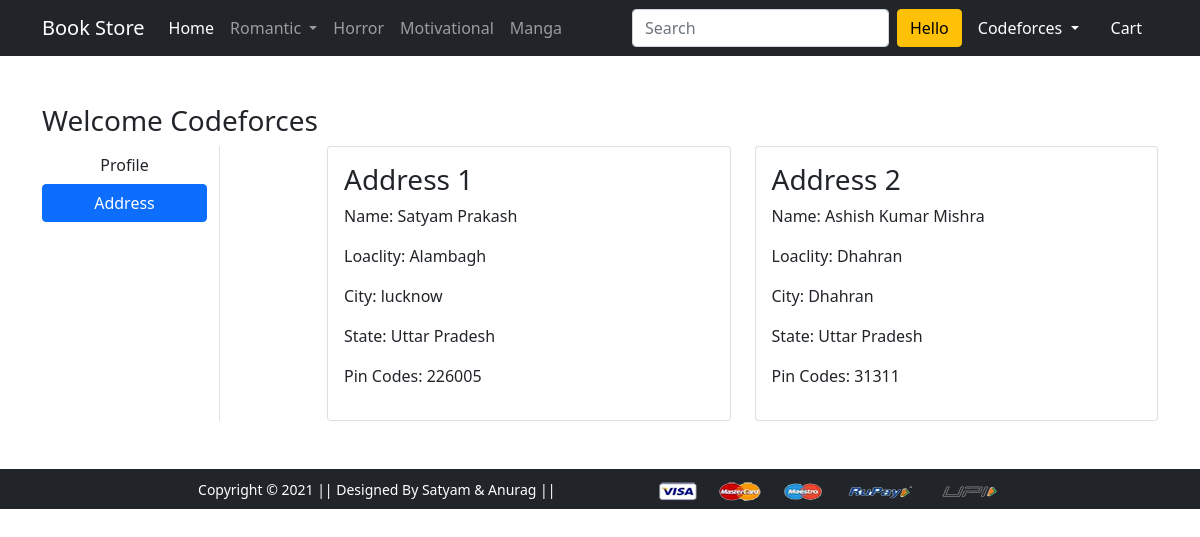
The page /address/ (signed in) on the database its author committed.
### app/models.py (models this page shows, shortened)
class Customer (models.Model):
    user = models.ForeignKey(User, on_delete=models.CASCADE)
    name = models.CharField(max_length = 200)
    locality = models.CharField(max_length = 200)
    city = models.CharField(max_length = 50)
    zipcode = models.IntegerField()
    state = models.CharField(choices = STATE_CHOICES,max_length = 50)

### app/views.py (the view)
# urls.py: path('address/', views.address, name='address'),
@login_required(login_url='/login/')
def address(request):
 add=Customer.objects.filter(user=request.user)
 return render(request, 'app/address.html',{'add':add,'active':'btn-primary'})

### app/templates/app/address.html (shortened to what this page needs)
{% extends 'app/base.html' %}
{% load static %}
{% block main-content %}
<div class="container my-5">
 <div class="row">
 <h3>Welcome <span class="text-capitalize">{{request.user}}</span></h3>
  <div class="col-sm-2 border-end">
   <ul class="list-unstyled">
    <li class="d-grid"><a href="{% url 'profile' %}" class="btn">Profile</a></li>
    <li class="d-grid"><a href="{% url 'address' %}" class="btn {{active}}">Address</a></li>
   </ul>
  </div>
  <div class="col-sm-9 offset-sm-1">
   <div class="row">
    {% for ad in add %}
    <div class="col-sm-6">
     <div class="card">
      <div class="card-body">
       <h3>Address {{forloop.counter}}</h3>
       <p>Name: {{ad.name}}</p>
       <p>Loaclity: {{ad.locality}} </p>
       <p>City: {{ad.city}}</p>
       <p>State: {{ad.state}}</p>
       <p>Pin Codes: {{ad.zipcode}}</p>
      </div>
     </div>
    </div>
    {% endfor %}
   </div>
  </div>
 </div>
</div>
{% endblock main-content %}

### app/templates/app/base.html (shortened to what this page needs)
<!doctype html>
{% load static %}
<html lang="en">
  <head>
    <link href="https://cdn.jsdelivr.net/npm/bootstrap@5.0.0-beta1/dist/css/bootstrap.min.css" rel="stylesheet">
    <link rel="stylesheet" href="{% static 'app/css/owl.carousel.min.css' %}">
    <link rel="stylesheet" href="{% static 'app/css/all.min.css' %}">
    <link rel="stylesheet" href="{% static 'app/css/style.css' %}">
  </head>
  <body>
    <nav class="navbar navbar-expand-lg navbar-dark bg-dark">
     <div class="container">
       <a class="navbar-brand" href="/">Book Store</a>
       <div class="collapse navbar-collapse" id="navbarSupportedContent">
         <ul class="navbar-nav me-auto mb-2 mb-lg-0">
           <li class="nav-item">
             <a class="nav-link active" aria-current="page" href="/">Home</a>
           </li>
           <li class="nav-item dropdown">
             <a class="nav-link dropdown-toggle" href="#" id="electronicsDropdown" role="button" data-bs-toggle="dropdown" aria-expanded="false">
               Romantic
             </a>
           </li>
           <a class="nav-link" href="{% url 'horror' %}" id="horror" role="button"  aria-expanded="false">
            Horror
            </a>
           <a class="nav-link" href="{% url 'motivation' %}" id="Motivational" role="button"  aria-expanded="false">
            Motivational
            </a>
            <a class="nav-link" href="{% url 'manga' %}" id="Motivational" role="button"  aria-expanded="false">
              Manga
              </a>
         </ul>
         <form class="d-flex">
           <input class="form-control me-2" type="search" placeholder="Search" aria-label="Search">
           <button class="btn btn-warning" type="submit">Hello </button>
         </form>
         <div>
          <ul class="navbar-nav me-auto mb-2 mb-lg-0">
            {% if user.is_authenticated %}
           <li class="nav-item dropdown mx-2">
              <a class="nav-link dropdown-toggle text-white" href="#" id="profileDropdown" role="button" data-bs-toggle="dropdown" aria-expanded="false">
                {{request.user.username|capfirst}}
              </a>
            </li>
            <li class="nav-item mx-2">
             <a href="{% url 'showcart' %}" class="nav-link text-white"> Cart </a>
            </li>
            {% endif %}
          </ul>
         </div>
       </div>
     </div>
    </nav>
    {% block main-content %} {% endblock main-content %}
    <footer class="container-fluid bg-dark text-center p-2 mt-5">
        <small class="text-white">Copyright &copy; 2021 || Designed By Satyam & Anurag || </small>
        <small><a href = "mailto: ruhiziki@gmail.com"></a>Contact us ||</a></small>
        <img src="{% static 'app/images/payment.png' %}" alt="" srcset="" class="img-fluid" height="2px">
    </footer>
  </body>
</html>

### rows shown on the page
Customer: name "Satyam Prakash", locality "Alambagh", city "lucknow", state "Uttar Pradesh", zipcode "226005"
Customer: name "Ashish Kumar Mishra", locality "Dhahran", city "Dhahran", state "Uttar Pradesh", zipcode "31311"

### other values the page prints
{{ request.user.username|capfirst }} "Codeforces"
{{ request.user }} "Codeforces"
